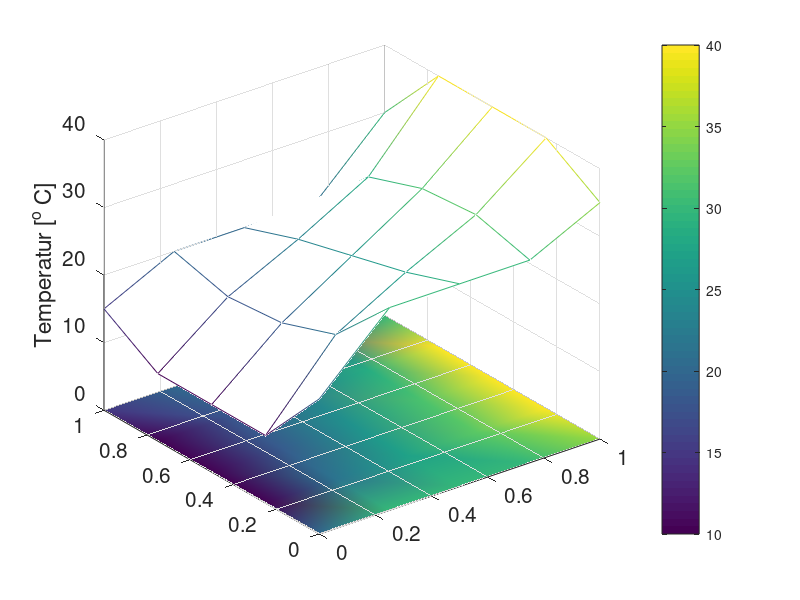

The MATLAB script that drew this image:
% Skript som estimerer temperaturfordelinga på ei
% kvadratisk metallplate der temperaturane på
% sidekantane er fikserte. Dette gjer den ved å
% iterere på temperaturfordelingsmatrisa ved å setje
% verdien i kvart element til gjennomsnittet av
% nabopunkta. Dette blir gjentatt til dess matrisa
% blir praktisk tala uendra ved nye iterasjonar.

% Fikserer kanttemperaturar
TkantVenstre=10;
TkantOver=30;
TkantHoegre=40;
TkantUnder=20;

% Bestemmer feilmarginen; gitt ved normen til matrisa.
Tol=1e-2;

% Bestemmer inndelinga (blir lest inn frå kommandolinja)
N=input('Kor fin oppdeling vil du ha? ');

%
% Set opp startmatrisa
%
% Allokerer temperaturmatrisa Tmat og kopi
Tmat=zeros(N,N);
TmatGml=Tmat;

% Startfordeling med tilfeldige tal frå max til min
Min=min([TkantVenstre TkantOver TkantHoegre TkantUnder]);
Max=max([TkantVenstre TkantOver TkantHoegre TkantUnder]);
Tmat(2:(N-1),2:(N-1))=ones(N-2,N-2)*Min+...
(Max-Min)*rand(N-2,N-2);

% Kantar
Tmat(2:(N-1),1)=TkantVenstre;
Tmat(1,2:(N-1))=TkantOver;
Tmat(2:(N-1),N)=TkantHoegre;
Tmat(N,2:(N-1))=TkantUnder;

% Hjørna (gjennomsnitt)
Tmat(1,1)=(TkantVenstre+TkantOver)/2;
Tmat(1,N)=(TkantOver+TkantHoegre)/2;
Tmat(N,N)=(TkantHoegre+TkantUnder)/2;
Tmat(N,1)=(TkantUnder+TkantVenstre)/2;


% Itererer til det sluttar å endre seg
while norm(Tmat-TmatGml)>Tol
  TmatGml=Tmat;       % Kopierer matrisa
  for r=2:(N-1)
    for s=2:(N-1)
      % Omdefinerer temp. til gjennomsnitt
      Tmat(r,s)=(Tmat(r,s-1)+Tmat(r,s+1)+...
      Tmat(r-1,s)+Tmat(r+1,s))/4;
    end
  end
end

% Plottar sluttfordelinga
% Vektor med verdiar på x- og y-aksane
XYvektor=0:1/(N-1):1;
mesh(XYvektor,XYvektor,Tmat)    % Rutenett-plott
hold on
pcolor(XYvektor,XYvektor,Tmat)  % Farge-plott
set(gca,'fontsize',15)
colorbar                        % Søyle med fargekoden
zlabel('Temperatur [^o C]')     % Namn på z-akse
shading interp                  % Skuggelegginga
hold off
